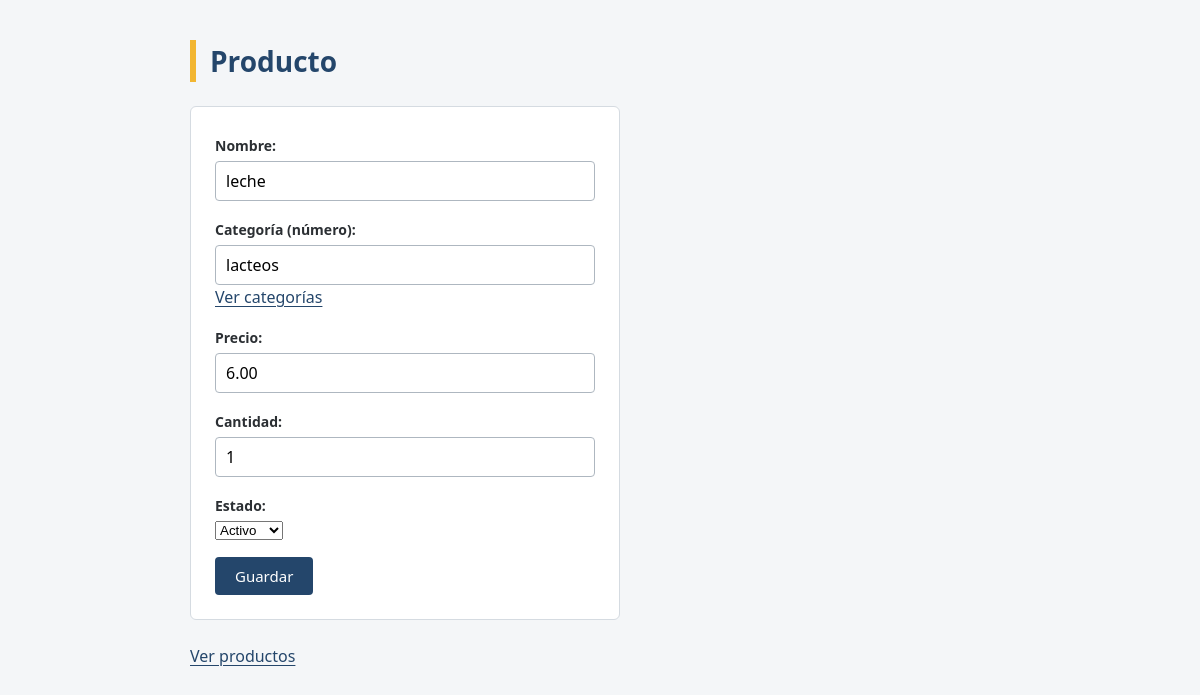
Before: /productos/editar_productos/3/ with the older database file.
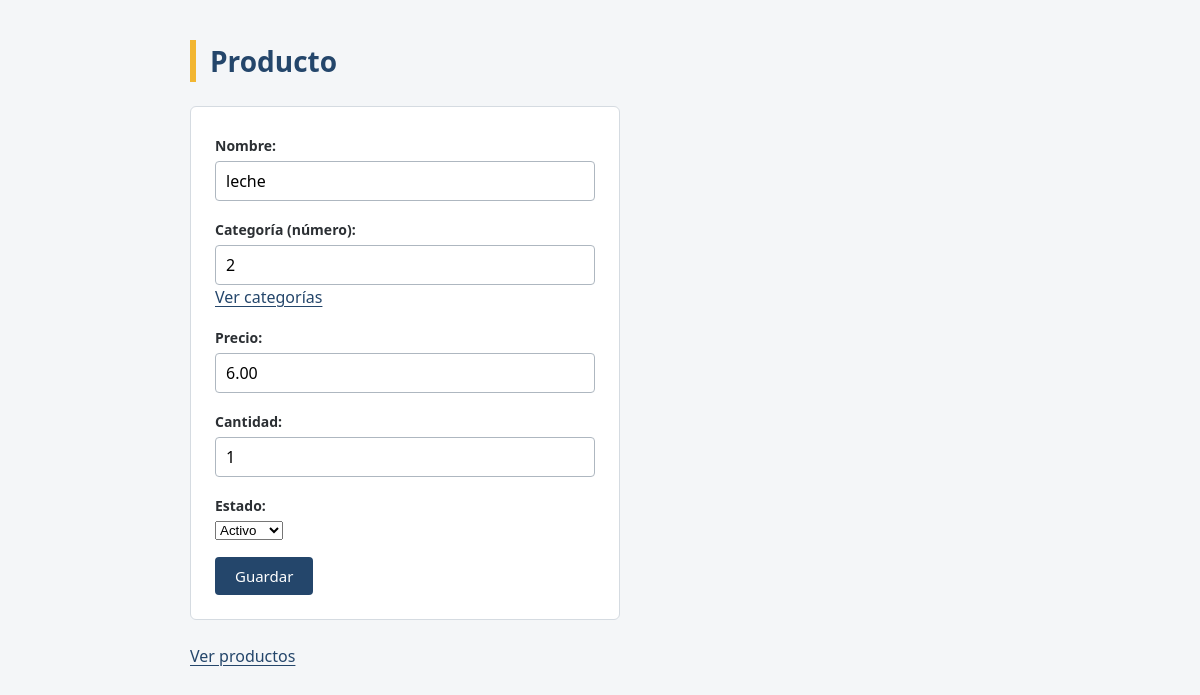
After: the same page with the newer database file.
### productos/models.py (models this page shows, shortened)
class Producto(models.Model):
    nombre = models.CharField(max_length=100)
    categoria = models.CharField(max_length=100)
    precio = models.DecimalField(max_digits=10, decimal_places=2)
    cantidad = models.IntegerField()
    estado = models.BooleanField(default=True)

### productos/views.py (the view, shortened to what this page needs)
# urls.py: path("editar_productos/<int:id>/", views.editar_productos),
def editar_productos(request, id):
    producto = Producto.objects.get(id=id)
    return render(
        request,
        "productos/form.html",
        {"producto": producto}
    )

### productos/templates/productos/form.html (shortened to what this page needs)
<!DOCTYPE html>
<html lang="es">
<head>
</head>
<body>
<h1>Producto</h1>
<form method="POST">
    <p>
        <label>Nombre:</label><br>
        <input
            type="text"
            name="nombre"
            value="{{ producto.nombre|default:'' }}"
            required
        >
    </p>
    <p>
        <label>Categoría (número):</label><br>
        <input
            type="text"
            name="categoria"
            value="{{ producto.categoria|default:'' }}"
            required
        >
        <br>
        <a href="/categorias/lista_categorias/" target="_blank">Ver categorías</a>
    </p>
    <p>
        <label>Precio:</label><br>
        <input
            type="number"
            step="1"
            name="precio"
            value="{{ producto.precio|stringformat:'s' }}"
            required
        >
    </p>
    <p>
        <label>Cantidad:</label><br>
        <input
            type="number"
            name="cantidad"
            value="{{ producto.cantidad|default:'' }}"
            required
        >
    </p>
    <p>
        <label>Estado:</label><br>
        <select name="estado">
            <option value="True" {% if producto.estado or not producto %}selected{% endif %}>Activo</option>
        </select>
    </p>
    <button type="submit">
        Guardar
    </button>
</form>
<br>
<a href="/productos/listado_productos/">
    Ver productos
</a>
</body>
</html>

Changed rows visible on the page:
changed Producto "leche": categoria "lacteos" → "2"
